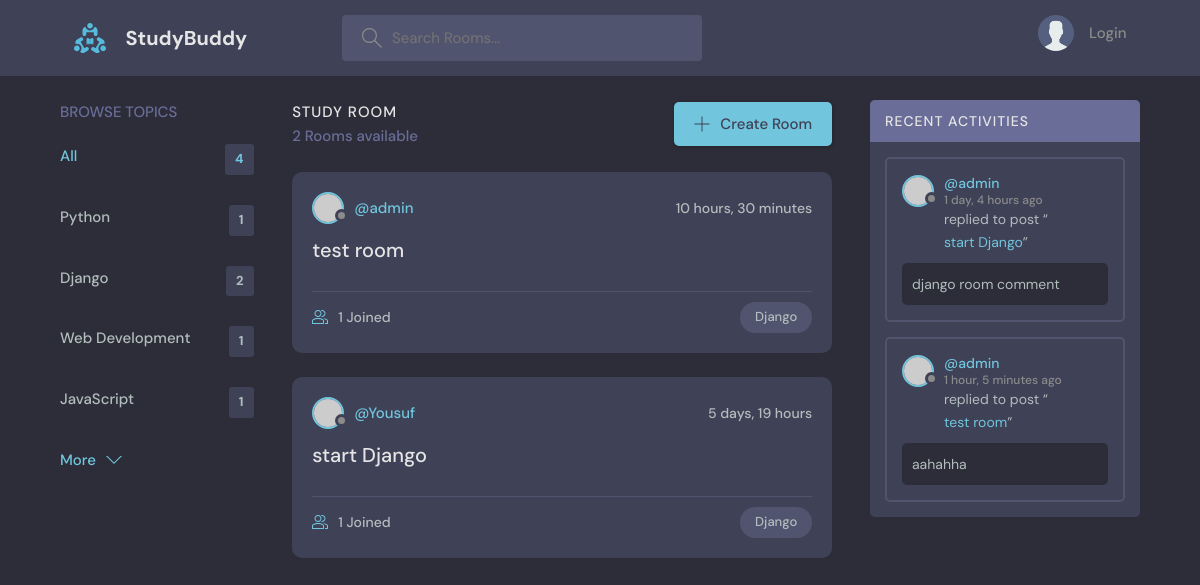
Screenshot of /?q=Django with the database file from the repository.
### base/models.py (models this page shows, shortened)
class Topic(models.Model):
    name = models.CharField(max_length=200)

class Room(models.Model):
    host = models.ForeignKey(User, on_delete=models.SET_NULL, null=True)
    topic = models.ForeignKey(Topic, on_delete=models.SET_NULL, null=True)
    name = models.CharField(max_length=200)
    description = models.TextField(null=True, blank=True)
    participants = models.ManyToManyField(User, related_name='participants', blank=True)
    updated = models.DateTimeField(auto_now=True)
    created = models.DateTimeField(auto_now_add=True)
    class Meta:
        ordering = ['-updated', '-created']

class Message(models.Model):
    user = models.ForeignKey(User, on_delete=models.CASCADE)
    room = models.ForeignKey(Room, on_delete=models.CASCADE)
    body = models.TextField()
    updated = models.DateTimeField(auto_now=True)
    created = models.DateTimeField(auto_now_add=True)

### base/views.py (the view)
# urls.py: path('', views.home, name="home"),
def home(request):
    q = ''
    if request.GET.get('q') != None:
        q = request.GET.get('q')
    rooms = Room.objects.filter(
        Q(topic__name__icontains=q) |
        Q(name__icontains=q) |
        Q(description__icontains=q)
    )
    room_messages = Message.objects.filter(
        Q(room__topic__name__icontains=q)
    )
    room_count = rooms.count()
    topics = Topic.objects.all()
    context = {'rooms': rooms, 'topics': topics, 'room_count': room_count, 'room_messages': room_messages}
    return render(request, 'base/home.html', context)

### base/templates/base/home.html
{% extends 'main.html' %}
{% block content %}
    <main class="layout layout--3">
      <div class="container">
        {% include 'base/topics_component.html' %}
        {% include 'base/feed_component.html' %}
        {% include 'base/activity_component.html' %}
      </div>
    </main>
    {% endblock content %}

### base/templates/base/topics_component.html
        <div class="topics">
            <div class="topics__header">
              <h2>Browse Topics</h2>
            </div>
            <ul class="topics__list">
              <li>
                <a href="/" class="active">All <span>{{topics.count}}</span></a>
              </li>
              {% for topic in topics %}
              <li>
                <a href="{% url 'home' %}?q={{topic.name}}">{{topic.name}} <span>{{topic.room_set.all.count}}</span></a>
              </li>
              {% endfor %}
            </ul>
            <a class="btn btn--link" href="topics.html">
              More
              <svg version="1.1" xmlns="http://www.w3.org/2000/svg" width="32" height="32" viewBox="0 0 32 32">
                <title>chevron-down</title>
                <path d="M16 21l-13-13h-3l16 16 16-16h-3l-13 13z"></path>
              </svg>
            </a>
          </div>

### base/templates/base/feed_component.html (shortened to what this page needs)
<div class="roomList">
    {% if request.path == '/' %}
    <div class="roomList__header">
      <div>
        <h2>Study Room</h2>
        <p>{{room_count}} Rooms available</p>
      </div>
      <a class="btn btn--main" href="{% url 'create-room' %}">
        <svg version="1.1" xmlns="http://www.w3.org/2000/svg" width="32" height="32" viewBox="0 0 32 32">
          <title>add</title>
          <path
            d="M16.943 0.943h-1.885v14.115h-14.115v1.885h14.115v14.115h1.885v-14.115h14.115v-1.885h-14.115v-14.115z"
          ></path>
        </svg>
        Create Room
      </a>
    </div>
    {% endif %}
    {% for room in rooms %}
    <div class="roomListRoom">
      <div class="roomListRoom__header">
        <a href="{% url 'user-profile' room.host.id %}" class="roomListRoom__author">
          <div class="avatar avatar--small">
            <img src="https://randomuser.me/api/portraits/women/11.jpg" />
          </div>
          <span>@{{room.host.username}}</span>
        </a>
        <div class="roomListRoom__actions">
          <span>{{room.created|timesince}}</span>
        </div>
      </div>
      <div class="roomListRoom__content">
        <a href="{% url 'room' room.id %}">{{room.name}}</a>
      </div>
      <div class="roomListRoom__meta">
        <a href="{% url 'room' room.id %}" class="roomListRoom__joined">
          {{room.participants.all.count}} Joined
        </a>
        <p class="roomListRoom__topic">{{room.topic.name}}</p>
      </div>
    </div>
    {% endfor %}
</div>

### base/templates/base/activity_component.html (shortened to what this page needs)
<div class="activities">
    <div class="activities__header">
      <h2>Recent Activities</h2>
    </div>
    {% for recent in room_messages%}
    <div class="activities__box">
      <div class="activities__boxHeader roomListRoom__header">
        <a href="{% url 'user-profile' recent.user.id %}" class="roomListRoom__author">
          <div class="avatar avatar--small">
            <img src="https://randomuser.me/api/portraits/women/11.jpg" />
          </div>
          <p>
            @{{recent.user}}
            <span>{{recent.created|timesince}} ago</span>
          </p>
        </a>
      </div>
      <div class="activities__boxContent">
        <p>replied to post “<a href="{% url 'room' recent.room.id %}">{{recent.room.name}}</a>”</p>
        <div class="activities__boxRoomContent">
            {{recent.body}}
        </div>
      </div>
    </div>
    {% endfor %}
  </div>

### rows the page displays
Topic: name "Python", room_set.all.count "1"
Topic: name "Django", room_set.all.count "2"
Topic: name "Web Development", room_set.all.count "1"
Topic: name "JavaScript", room_set.all.count "1"
Room: host.username "admin", created "10 hours, 30 minutes", name "test room", participants.all.count "1", topic.name "Django"
Room: host.username "Yousuf", created "5 days, 19 hours", name "start Django", participants.all.count "1", topic.name "Django"
Message: user "admin", created "1 day, 4 hours", room.name "start Django", body "django room comment"
Message: user "admin", created "1 hour, 5 minutes", room.name "test room", body "aahahha"

### other values shown
{{ topics.count }} "4"
{{ room_count }} "2"
